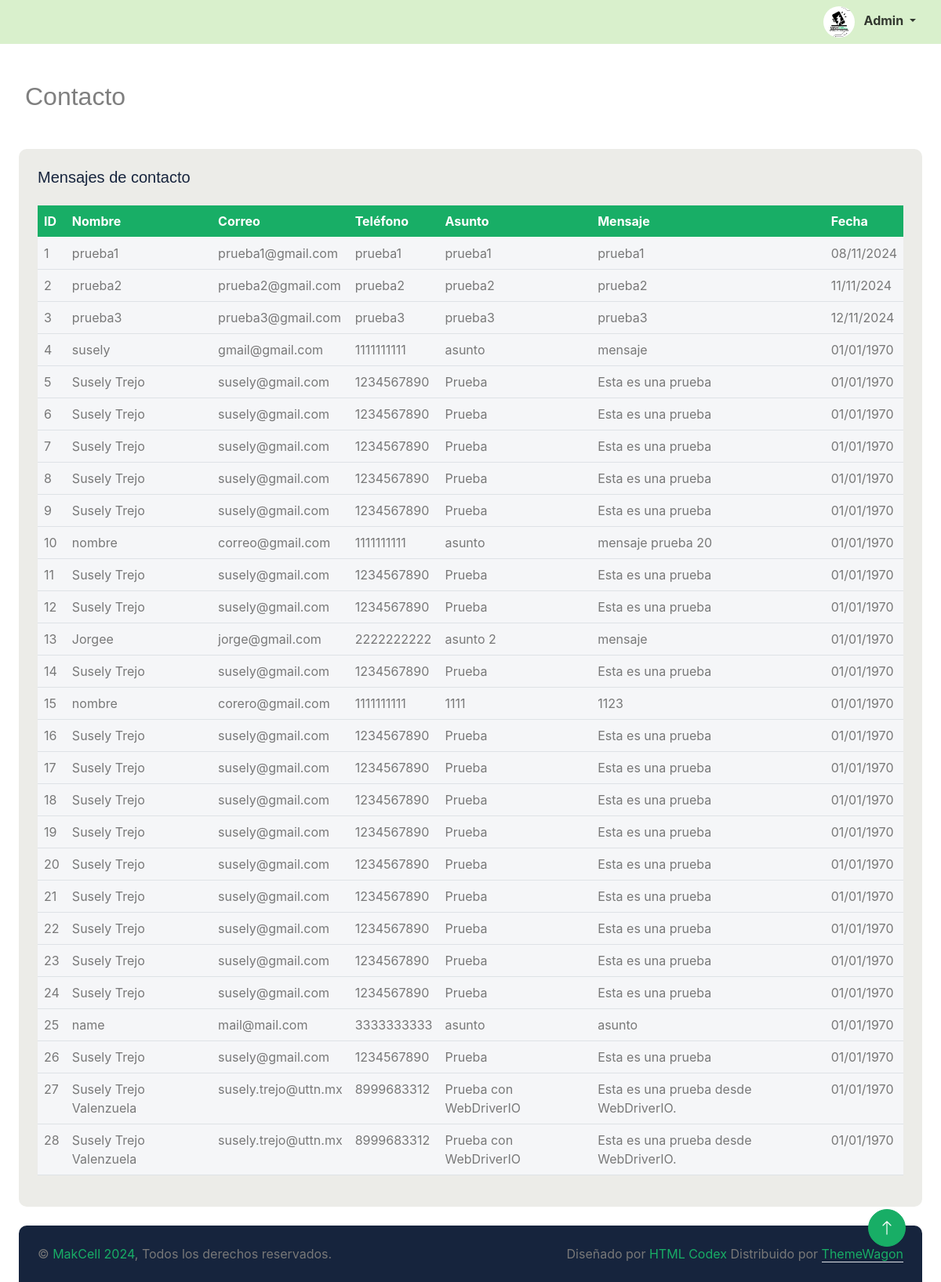
Screenshot of /Mensajes.php with the database file from the repository.
### tables this page shows
CREATE TABLE `contacto` (
  `id` int(11) NOT NULL,
  `nombre` varchar(50) NOT NULL,
  `email` varchar(50) NOT NULL,
  `telefono` varchar(12) NOT NULL,
  `asunto` varchar(30) NOT NULL,
  `mensaje` varchar(100) NOT NULL,
  `date` date DEFAULT NULL
);

### Mensajes.php (the view, shortened to what this page needs)
<!DOCTYPE html>
<html lang="es">
<head>
    <link href="https://cdnjs.cloudflare.com/ajax/libs/font-awesome/5.10.0/css/all.min.css" rel="stylesheet">
    <link href="https://cdn.jsdelivr.net/npm/bootstrap-icons@1.4.1/font/bootstrap-icons.css" rel="stylesheet">
    <link href="lib/owlcarousel/assets/owl.carousel.min.css" rel="stylesheet">
    <link href="lib/tempusdominus/css/tempusdominus-bootstrap-4.min.css" rel="stylesheet" />
    <link rel="stylesheet" href="https://cdn.datatables.net/2.1.8/css/dataTables.dataTables.css" />
    <link href="css/bootstrap.min.css" rel="stylesheet">
    <link href="dash-css/dashboardstyle.css" rel="stylesheet">
    <link rel="stylesheet" href="https://cdnjs.cloudflare.com/ajax/libs/toastr.js/latest/css/toastr.min.css">
</head>
<?php include 'conexion.php';
$consultaMensajes = "SELECT * FROM contacto";
$queryMensajes = mysqli_query($conex, $consultaMensajes);
?>
<body>
    <nav class="navbar navbar-expand bg-light2 navbar-light sticky-top px-4 py-0">
                <div class="navbar-nav align-items-center ms-auto">
                    <div class="nav-item dropdown">
                        <a href="#" class="nav-link dropdown-toggle" data-bs-toggle="dropdown">
                            <img class="rounded-circle me-lg-2" src="img/makcell-logo.jpg" alt="" style="width: 40px; height: 40px;">
                            <span class="d-none d-lg-inline-flex">Admin</span>
                        </a>
                    </div>
                </div>
            </nav>
<div class="container-xxl position-relative bg-white d-flex p-0">
        <div class="container-fluid pt-4 px-2">
            <div class="text-start pt-4 px-4">
                <div class="d-flex align-items-center justify-content-between mb-4">
                <h2 class="mb-0 text-black-50">Contacto</h2>
                </div>
            </div>
        </div>
    </div>
    <div class="col-sm-12 col-xl-12 px-4 pt-4 align-items-center">
        <div class="bg-light rounded h-100 p-4 table-responsive">
        <h5 class="mb-4">Mensajes de contacto</h5>
        <table class="table table-hover bg-light-table"
            id="table_messages">
            <thead>
                <tr class="bg-primary text-white">
                    <th scope="col">ID</th>
                    <th scope="col">Nombre</th>
                    <th scope="col">Correo</th>
                    <th scope="col">Teléfono</th>
                    <th scope="col">Asunto</th>
                    <th scope="col">Mensaje</th>
                    <th scope="col">Fecha</th>
                </tr>
            </thead>
            <tbody>
                <?php while($row = mysqli_fetch_array($queryMensajes)):?>
                <tr>
                   <td><?php echo $row['id'];?></td>
                   <td><?php echo $row['nombre'];?></td>
                   <td><?php echo $row['email'];?></td>
                   <td><?php echo $row['telefono'];?></td>
                   <td><?php echo $row['asunto'];?></td>
                   <td><?php echo $row['mensaje'];?></td>
                   <td> <?php echo date("d/m/Y", strtotime($row['date'])); ?></td>
                </tr>
                <?php endwhile; ?>
            </tbody>
        </table>
            </div>
        </div>
    <div class="container-fluid pt-4 px-4">
        <div class="bg-dark rounded-top p-4">
            <div class="row">
                <div class="col-12 col-sm-6 text-center text-sm-start">
                    &copy; <a href="#">MakCell 2024</a>, Todos los derechos reservados.
                </div>
            <div class="col-12 col-sm-6 text-center text-sm-end">
                Diseñado por <a href="https://htmlcodex.com">HTML Codex</a>
                Distribuido por <a class="border-bottom" href="https://themewagon.com" target="_blank">ThemeWagon</a>
            </div>
            </div>
        </div>
    </div>
    <a href="#" class="btn btn-lg btn-primary btn-lg-square back-to-top"><i class="bi bi-arrow-up"></i></a>
</body>
</html>

### dash-css/dashboardstyle.css (style rules this page uses)
:root { --primary: #18AE66; --light: #d9f0cc; --dark: #043434; }
.back-to-top { position: fixed; display: none; right: 45px; bottom: 45px; z-index: 99; }
.btn { transition: .5s; }
.btn.btn-primary { color: #FFFFFF; }
.btn-lg-square { width: 48px; height: 48px; }
.btn-square, .btn-sm-square, .btn-lg-square { padding: 0; display: inline-flex; align-items: center; justify-content: center; font-weight: normal; border-radius: 50px; }

### rows the page displays
contacto: id "1", nombre "prueba1", email "prueba1@gmail.com", telefono "prueba1", asunto "prueba1", mensaje "prueba1", date "08/11/2024"
contacto: id "2", nombre "prueba2", email "prueba2@gmail.com", telefono "prueba2", asunto "prueba2", mensaje "prueba2", date "11/11/2024"
contacto: id "3", nombre "prueba3", email "prueba3@gmail.com", telefono "prueba3", asunto "prueba3", mensaje "prueba3", date "12/11/2024"
contacto: id "4", nombre "susely", email "gmail@gmail.com", telefono "1111111111", asunto "asunto", mensaje "mensaje", date "01/01/1970"
contacto: id "5", nombre "Susely Trejo", email "susely@gmail.com", telefono "1234567890", asunto "Prueba", mensaje "Esta es una prueba", date "01/01/1970"
contacto: id "6", nombre "Susely Trejo", email "susely@gmail.com", telefono "1234567890", asunto "Prueba", mensaje "Esta es una prueba", date "01/01/1970"
contacto: id "7", nombre "Susely Trejo", email "susely@gmail.com", telefono "1234567890", asunto "Prueba", mensaje "Esta es una prueba", date "01/01/1970"
contacto: id "8", nombre "Susely Trejo", email "susely@gmail.com", telefono "1234567890", asunto "Prueba", mensaje "Esta es una prueba", date "01/01/1970"
contacto: id "9", nombre "Susely Trejo", email "susely@gmail.com", telefono "1234567890", asunto "Prueba", mensaje "Esta es una prueba", date "01/01/1970"
contacto: id "10", nombre "nombre", email "correo@gmail.com", telefono "1111111111", asunto "asunto", mensaje "mensaje prueba 20", date "01/01/1970"
contacto: id "11", nombre "Susely Trejo", email "susely@gmail.com", telefono "1234567890", asunto "Prueba", mensaje "Esta es una prueba", date "01/01/1970"
contacto: id "12", nombre "Susely Trejo", email "susely@gmail.com", telefono "1234567890", asunto "Prueba", mensaje "Esta es una prueba", date "01/01/1970"
contacto: id "13", nombre "Jorgee", email "jorge@gmail.com", telefono "2222222222", asunto "asunto 2", mensaje "mensaje", date "01/01/1970"
contacto: id "14", nombre "Susely Trejo", email "susely@gmail.com", telefono "1234567890", asunto "Prueba", mensaje "Esta es una prueba", date "01/01/1970"
contacto: id "15", nombre "nombre", email "corero@gmail.com", telefono "1111111111", asunto "1111", mensaje "1123", date "01/01/1970"
contacto: id "16", nombre "Susely Trejo", email "susely@gmail.com", telefono "1234567890", asunto "Prueba", mensaje "Esta es una prueba", date "01/01/1970"
contacto: id "17", nombre "Susely Trejo", email "susely@gmail.com", telefono "1234567890", asunto "Prueba", mensaje "Esta es una prueba", date "01/01/1970"
contacto: id "18", nombre "Susely Trejo", email "susely@gmail.com", telefono "1234567890", asunto "Prueba", mensaje "Esta es una prueba", date "01/01/1970"
contacto: id "19", nombre "Susely Trejo", email "susely@gmail.com", telefono "1234567890", asunto "Prueba", mensaje "Esta es una prueba", date "01/01/1970"
contacto: id "20", nombre "Susely Trejo", email "susely@gmail.com", telefono "1234567890", asunto "Prueba", mensaje "Esta es una prueba", date "01/01/1970"
contacto: id "21", nombre "Susely Trejo", email "susely@gmail.com", telefono "1234567890", asunto "Prueba", mensaje "Esta es una prueba", date "01/01/1970"
contacto: id "22", nombre "Susely Trejo", email "susely@gmail.com", telefono "1234567890", asunto "Prueba", mensaje "Esta es una prueba", date "01/01/1970"
contacto: id "23", nombre "Susely Trejo", email "susely@gmail.com", telefono "1234567890", asunto "Prueba", mensaje "Esta es una prueba", date "01/01/1970"
contacto: id "24", nombre "Susely Trejo", email "susely@gmail.com", telefono "1234567890", asunto "Prueba", mensaje "Esta es una prueba", date "01/01/1970"
contacto: id "25", nombre "name", email "mail@mail.com", telefono "3333333333", asunto "asunto", mensaje "asunto", date "01/01/1970"
contacto: id "26", nombre "Susely Trejo", email "susely@gmail.com", telefono "1234567890", asunto "Prueba", mensaje "Esta es una prueba", date "01/01/1970"
contacto: id "27", nombre "Susely Trejo Valenzuela", email "susely.trejo@uttn.mx", telefono "8999683312", asunto "Prueba con WebDriverIO", mensaje "Esta es una prueba desde WebDriverIO.", date "01/01/1970"
contacto: id "28", nombre "Susely Trejo Valenzuela", email "susely.trejo@uttn.mx", telefono "8999683312", asunto "Prueba con WebDriverIO", mensaje "Esta es una prueba desde WebDriverIO.", date "01/01/1970"
